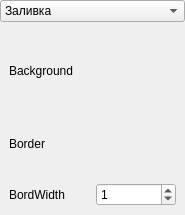
<?xml version="1.0" encoding="UTF-8"?>
<ui version="4.0">
 <class>VERectangleSettings</class>
 <widget class="QWidget" name="VERectangleSettings">
  <property name="geometry">
   <rect>
    <x>0</x>
    <y>0</y>
    <width>185</width>
    <height>215</height>
   </rect>
  </property>
  <property name="windowTitle">
   <string>Form</string>
  </property>
  <layout class="QGridLayout" name="gridLayout">
   <property name="leftMargin">
    <number>0</number>
   </property>
   <property name="topMargin">
    <number>0</number>
   </property>
   <property name="rightMargin">
    <number>0</number>
   </property>
   <property name="bottomMargin">
    <number>0</number>
   </property>
   <item row="1" column="0">
    <widget class="QWidget" name="fillingWidget" native="true">
     <layout class="QGridLayout" name="gridLayout_2">
      <item row="2" column="1">
       <widget class="QSpinBox" name="borderWidth">
        <property name="minimum">
         <number>0</number>
        </property>
        <property name="maximum">
         <number>200</number>
        </property>
        <property name="value">
         <number>1</number>
        </property>
       </widget>
      </item>
      <item row="0" column="0">
       <widget class="QLabel" name="labelColor_1">
        <property name="text">
         <string>Background</string>
        </property>
       </widget>
      </item>
      <item row="0" column="1">
       <widget class="ColorLabel" name="color_1">
        <property name="text">
         <string/>
        </property>
       </widget>
      </item>
      <item row="2" column="0">
       <widget class="QLabel" name="label_4">
        <property name="text">
         <string>BordWidth</string>
        </property>
       </widget>
      </item>
      <item row="1" column="0">
       <widget class="QLabel" name="label_2">
        <property name="text">
         <string>Border</string>
        </property>
       </widget>
      </item>
      <item row="1" column="1">
       <widget class="ColorLabel" name="borderColor">
        <property name="text">
         <string/>
        </property>
       </widget>
      </item>
     </layout>
    </widget>
   </item>
   <item row="0" column="0">
    <widget class="QComboBox" name="comboBox">
     <item>
      <property name="text">
       <string>Заливка</string>
      </property>
     </item>
     <item>
      <property name="text">
       <string>Градиент</string>
      </property>
     </item>
    </widget>
   </item>
  </layout>
 </widget>
 <customwidgets>
  <customwidget>
   <class>ColorLabel</class>
   <extends>QLabel</extends>
   <header>colorlabel.h</header>
  </customwidget>
 </customwidgets>
 <resources/>
 <connections/>
</ui>
